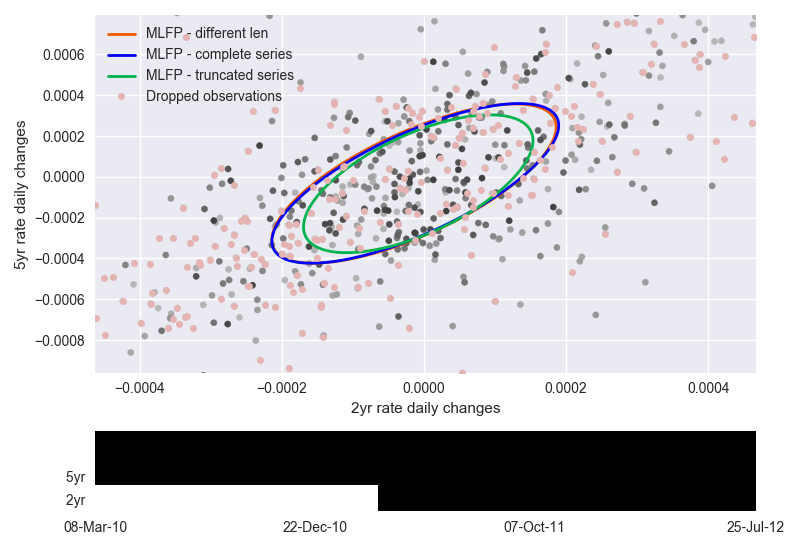

This chart was generated by the following Python code:
import os
import os.path as path
import sys

sys.path.append(path.join(path.dirname(path.dirname(path.abspath('.'))), 'Functions'))

import numpy as np
from numpy import arange, array, zeros, percentile, diff, exp, sum as npsum

from scipy.io import loadmat

import matplotlib.pyplot as plt
from matplotlib.pyplot import figure, plot, legend, xlim, ylim, scatter, ylabel, xlabel
import matplotlib.dates as mdates

plt.style.use('seaborn')

from CONFIG import GLOBAL_DB, TEMPORARY_DB
from intersect_matlab import intersect
from ARPM_utils import save_plot, struct_to_dict, date_mtop
from MaxLikelihoodFPLocDispT import MaxLikelihoodFPLocDispT
from RollPrices2YieldToMat import RollPrices2YieldToMat
from PlotTwoDimEllipsoid import PlotTwoDimEllipsoid
from DiffLengthMLFP import DiffLengthMLFP
from ColorCodedFP import ColorCodedFP


db = loadmat(os.path.join(GLOBAL_DB, 'db_SwapCurve.mat'), squeeze_me=True)

DF_Rolling = struct_to_dict(db['DF_Rolling'])

dates = DF_Rolling.Dates

tau = array([1, 2, 3, 5, 7, 8, 10])

y, _ = RollPrices2YieldToMat(DF_Rolling.TimeToMat, DF_Rolling.Prices)

# select zero rates
_, _, tauIndices = intersect(tau, DF_Rolling.TimeToMat)
y_tau = y[tauIndices, :]

# daily changes (last 700 obs available)
i_ = len(tau)
t_ = 700

dy = diff(y_tau, 1, axis=1)
dy = dy[:, -t_:]
dates = dates[-t_:]

## Maximum likelihood with Flex. Probs. - complete series

nu = 4
lam = 0.002
flex_prob = exp((-lam * arange(t_, 1 + -1, -1)))
flex_prob = flex_prob / npsum(flex_prob)
flex_prob = flex_prob.reshape(1,-1)
tol = 10 ** -6
import pdb; pdb.set_trace()  # breakpoint 3ab45d04 //
mu_all, s2_all, _ = MaxLikelihoodFPLocDispT(dy, flex_prob.reshape(1,-1), nu, tol, 1)
mu_all = mu_all.reshape(-1,1)


epsi_25 = dy[[1, 3], :]
mu_all_25 = mu_all[[1, 3]]
s2_all_25 = s2_all[np.ix_([1, 3], [1, 3])]

## Series of different len: drop the first 300 observations from the 2yr and 5yr series

r = 300
epsi = dy
epsi[[1, 3], :r] = np.NaN

## Maximum likelihood with Flex. Probs. - different len

mu_DLFP, s2_DLFP = DiffLengthMLFP(epsi, flex_prob.reshape(1,-1), nu, tol)
mu_DLFP_25 = mu_DLFP.reshape(-1,1)[[1, 3]]
s2_DLFP_25 = s2_DLFP[np.ix_([1, 3],[1, 3])]


## Maximum likelihood with Flex. Probs. - truncated series

flex_prob_trunc = flex_prob[[0],r:] / sum(flex_prob[0,r:])
mu_trunc, s2_trunc, _ = MaxLikelihoodFPLocDispT(epsi[:, r:], flex_prob_trunc, 4, 10 ** -6, 1)
mu_trunc_25 = mu_trunc.reshape(-1,1)[[1, 3]]
s2_trunc_25 = s2_trunc[np.ix_([1, 3], [1, 3])]



## Figure

blue = 'b'
orange = [0.95, 0.35, 0]
green = [0, 0.7, 0.3]
# scatter colormap and colors
CM, C = ColorCodedFP(flex_prob, GreyRange=arange(0.25,0.91,0.01), Cmin=0, Cmax=1, ValueRange=[1, 0])
figure()
ax = plt.subplot2grid((4,1),(0,0),rowspan=3)
scatter(epsi_25[0], epsi_25[1], 20, c=C, marker='o',cmap=CM)
plt.axis([percentile(epsi_25[0], 5), percentile(epsi_25[0], 95),percentile(epsi_25[1], 5), percentile(epsi_25[1], 95)])
xlabel('2yr rate daily changes')
ylabel('5yr rate daily changes')
# Ellipsoids
ell1 = PlotTwoDimEllipsoid(mu_DLFP_25, s2_DLFP_25, 1, [], [], orange, 2, fig=plt.gcf())
ell = PlotTwoDimEllipsoid(mu_all_25, s2_all_25, 1, [], [], blue, 2, fig=plt.gcf())
ell2 = PlotTwoDimEllipsoid(mu_trunc_25, s2_trunc_25, 1, [], [], green, 2, fig=plt.gcf())
dr = plot(epsi_25[0,:r], epsi_25[1, :r],markersize=5,marker='o',markerfacecolor=[.9, .7, .7],linestyle='')  # Dropped observations
# leg
leg = legend(['MLFP - different len', 'MLFP - complete series','MLFP - truncated series','Dropped observations'])

# bottom plot: highlight missing observations in the dataset as white spots
ax = plt.subplot2grid((4,1),(3,0))
myFmt = mdates.DateFormatter('%d-%b-%y')
dates_dt = [date_mtop(i) for i in dates[49:t_:200]]
na = zeros((i_, t_))
na[5:8, :r] = 1  # na=1: not-available data (2y and 5y series are placed as last two entries)
ax.imshow(abs(na-1), extent=[mdates.date2num(dates_dt[0]),mdates.date2num(dates_dt[-1]),0, 8], aspect='auto')
ax.set_xticks(dates_dt)
ax.set_yticks([1,3])
ax.xaxis.set_major_formatter(myFmt)
xlim([min(dates_dt), max(dates_dt)])
ylim([0, i_])
ax.set_yticklabels([' 2yr', ' 5yr'])
ax.grid(False)
plt.tight_layout();
# save_plot(ax=plt.gca(), extension='png', scriptname=os.path.basename('.')[:-3], count=plt.get_fignums()[-1])
plt.savefig('test.png')

import pdb; pdb.set_trace()  # breakpoint dd03cd5a //
print "done"
